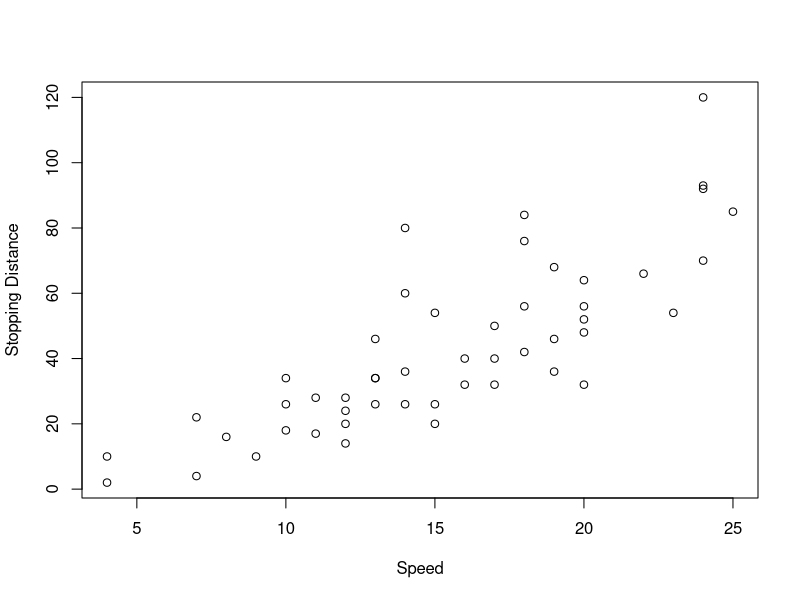

Here is the R script that generated this plot:
## ---- chunk 1
#R code for the question 1 goes here
head(cars) #head() function print the first couple of rows of a dataset
## ---- chunk 2
dim(cars)
## ---- chunk 3
plot(cars$speed,cars$dist,xlab="Speed", ylab= "Stopping Distance")
## ---- chunk 4
carsFit=lm(dist~speed, data=cars)
summary(carsFit)
